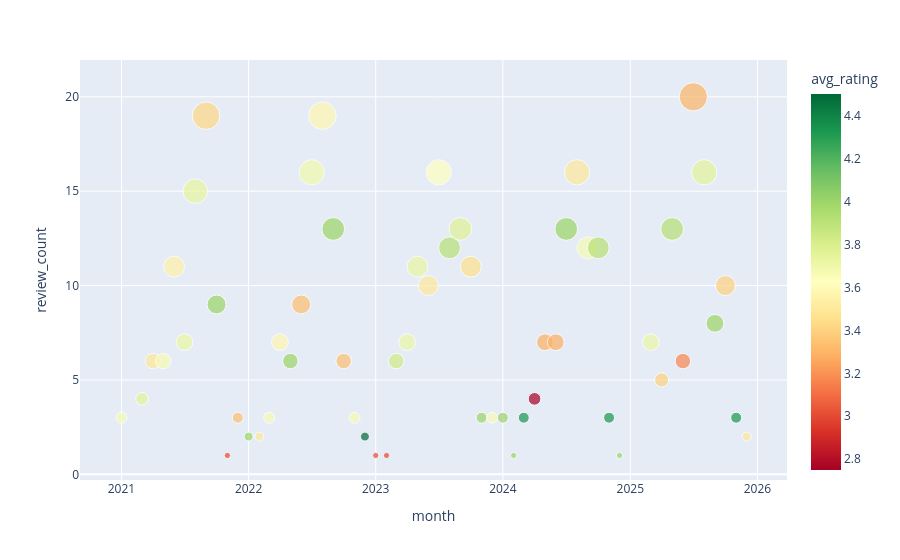

The cell this chart's notebook holds for it:
### Code cell
px.scatter(
    df_monthly_trail_summary[df_monthly_trail_summary['trail_name']=='Mt Defiance via Starvation Creek Trail'],
    x="month",
    y="review_count",
    color="avg_rating",
    color_continuous_scale="RdYlGn",
    size="review_count"
)

### Figure 1 — Plotly figure (JSON) as saved in the notebook; plotly's stock layout.template omitted (floating-point values rounded to 4 significant figures)
{"data": [{"hovertemplate": "month=%{x}<br>review_count=%{marker.size}<br>avg_rating=%{marker.color}<extra></extra>", "legendgroup": "", "marker": {"color": [3.667, 3.75, 3.5, 3.667, 3.545, 3.714, 3.733, 3.421, 4.0, 3.0, 3.333, 4.0, 3.5, 3.667, 3.571, 4.0, 3.333, 3.688, 3.579, 4.0, 3.333, 3.667, 4.5, 3.0, 3.0, 3.833, 3.714, 3.727, 3.5, 3.625, 3.917, 3.769, 3.455, 4.0, 3.667, 4.0, 4.0, 4.333, 2.75, 3.286, 3.286, 4.0, 3.5, 3.667, 3.917, 4.333, 4.0, 3.714, 3.4, 3.923, 3.167, 3.3, 3.75, 4.0, 3.4, 4.333, 3.5], "coloraxis": "coloraxis", "size": [3, 4, 6, 6, 11, 7, 15, 19, 9, 1, 3, 2, 2, 3, 7, 6, 9, 16, 19, 13, 6, 3, 2, 1, 1, 6, 7, 11, 10, 16, 12, 13, 11, 3, 3, 3, 1, 3, 4, 7, 7, 13, 16, 12, 12, 3, 1, 7, 5, 13, 6, 20, 16, 8, 10, 3, 2], "sizemode": "area", "sizeref": 0.05, "symbol": "circle"}, "mode": "markers", "name": "", "orientation": "v", "showlegend": false, "type": "scatter", "x": ["2021-01-01T00:00:00", "2021-03-01T00:00:00", "2021-04-01T00:00:00", "2021-05-01T00:00:00", "2021-06-01T00:00:00", "2021-07-01T00:00:00", "2021-08-01T00:00:00", "2021-09-01T00:00:00", "2021-10-01T00:00:00", "2021-11-01T00:00:00", "2021-12-01T00:00:00", "2022-01-01T00:00:00", "2022-02-01T00:00:00", "2022-03-01T00:00:00", "2022-04-01T00:00:00", "2022-05-01T00:00:00", "2022-06-01T00:00:00", "2022-07-01T00:00:00", "2022-08-01T00:00:00", "2022-09-01T00:00:00", "2022-10-01T00:00:00", "2022-11-01T00:00:00", "2022-12-01T00:00:00", "2023-01-01T00:00:00", "2023-02-01T00:00:00", "2023-03-01T00:00:00", "2023-04-01T00:00:00", "2023-05-01T00:00:00", "2023-06-01T00:00:00", "2023-07-01T00:00:00", "2023-08-01T00:00:00", "2023-09-01T00:00:00", "2023-10-01T00:00:00", "2023-11-01T00:00:00", "2023-12-01T00:00:00", "2024-01-01T00:00:00", "2024-02-01T00:00:00", "2024-03-01T00:00:00", "2024-04-01T00:00:00", "2024-05-01T00:00:00", "2024-06-01T00:00:00", "2024-07-01T00:00:00", "2024-08-01T00:00:00", "2024-09-01T00:00:00", "2024-10-01T00:00:00", "2024-11-01T00:00:00", "2024-12-01T00:00:00", "2025-03-01T00:00:00", "2025-04-01T00:00:00", "2025-05-01T00:00:00", "2025-06-01T00:00:00", "2025-07-01T00:00:00", "2025-08-01T00:00:00", "2025-09-01T00:00:00", "2025-10-01T00:00:00", "2025-11-01T00:00:00", "2025-12-01T00:00:00"], "xaxis": "x", "y": [3, 4, 6, 6, 11, 7, 15, 19, 9, 1, 3, 2, 2, 3, 7, 6, 9, 16, 19, 13, 6, 3, 2, 1, 1, 6, 7, 11, 10, 16, 12, 13, 11, 3, 3, 3, 1, 3, 4, 7, 7, 13, 16, 12, 12, 3, 1, 7, 5, 13, 6, 20, 16, 8, 10, 3, 2], "yaxis": "y"}], "layout": {"coloraxis": {"colorbar": {"title": {"text": "avg_rating"}}, "colorscale": [[0, "rgb(165,0,38)"], [0.1, "rgb(215,48,39)"], [0.2, "rgb(244,109,67)"], [0.3, "rgb(253,174,97)"], [0.4, "rgb(254,224,139)"], [0.5, "rgb(255,255,191)"], [0.6, "rgb(217,239,139)"], [0.7, "rgb(166,217,106)"], [0.8, "rgb(102,189,99)"], [0.9, "rgb(26,152,80)"], [1, "rgb(0,104,55)"]]}, "legend": {"itemsizing": "constant", "tracegroupgap": 0}, "margin": {"t": 60}, "xaxis": {"anchor": "y", "domain": [0, 1], "title": {"text": "month"}}, "yaxis": {"anchor": "x", "domain": [0, 1], "title": {"text": "review_count"}}}}
